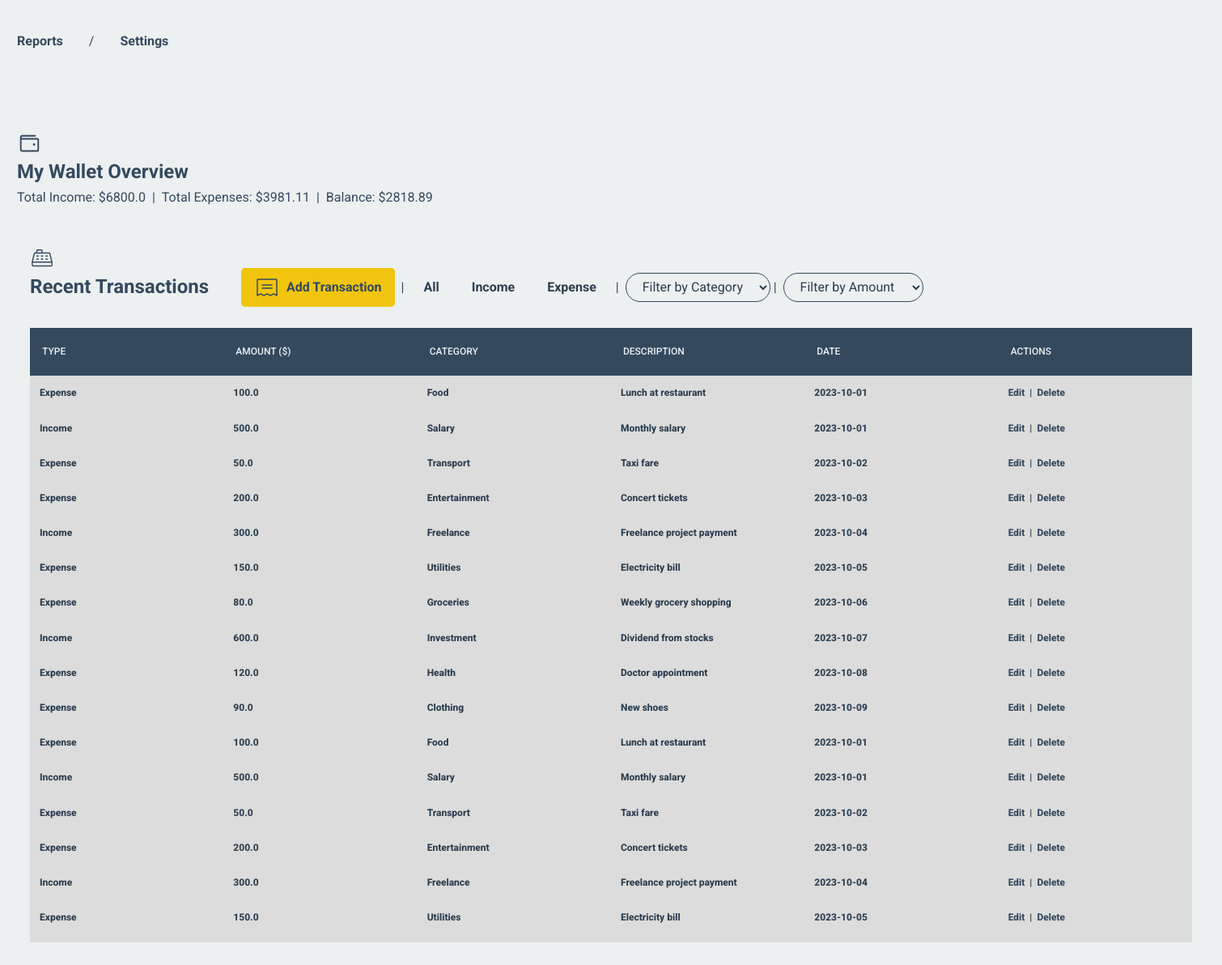
The page / on the database its author committed.
### tables this page shows
CREATE TABLE expenses (
                 id INTEGER PRIMARY KEY AUTOINCREMENT,
                 type TEXT NOT NULL,
                 amount REAL NOT NULL,
                 category TEXT,
                 description TEXT,
                 expense_date DATE,
                 created_at TIMESTAMP DEFAULT CURRENT_TIMESTAMP,
                 updated_at TIMESTAMP DEFAULT CURRENT_TIMESTAMP
                                    );

### main.py (the view)
@app.route('/')
def home_page():
    data = expense_data() # type: ignore
    return render_template(
        'index.html',
        expenses=data["expenses"],
        categories=data["categories"],
        summary=data["summary"]
    )

### db.py (called while the page is built)
def connect_to_db():
    try:
        conn = sqlite3.connect('broke_no_more.db')
        cursor = conn.cursor()
        print("Connected to the database successfully")
        cursor.execute("""
                 CREATE TABLE IF NOT EXISTS expenses (
                 id INTEGER PRIMARY KEY AUTOINCREMENT,
                 type TEXT NOT NULL,
                 amount REAL NOT NULL,
                 category TEXT,
                 description TEXT,
                 expense_date DATE,
                 created_at TIMESTAMP DEFAULT CURRENT_TIMESTAMP,
                 updated_at TIMESTAMP DEFAULT CURRENT_TIMESTAMP
                                    );
                """)
        conn.commit()
        print("Expenses table is ready.")
        return conn
    except Exception as e:
        print(f"An error occurred: {e}")
        return False

### templates/index.html (shortened to what this page needs)
<!DOCTYPE html>
<html lang="en">
  <head>
    <link
      rel="stylesheet"
      href="{{ url_for('static', filename='css/main.css') }}"
    />
  </head>
  <body>
    <nav>
      <ul>
        <li><a href="/reports">Reports</a></li> /
        <li><a href="/settings">Settings</a></li>
      </ul>
    </nav>
    <section id="overview">
      <div class="icon">
        <img src="/static/icons/wallet.svg" alt="Wallet Icon" />
        <h1>My Wallet Overview</h1>
      </div>
      <div class="totals">
        <p>Total Income: ${{ summary.total_income }}</p>
        |
        <p>Total Expenses: ${{ summary.total_expense }}</p>
        |
        <p>
          Balance:
          <span>
            ${{ summary.balance }}
          </span>
        </p>
      </div>
    </section>
    <section id="records">
      <div class="filter-buttons">
        <div class="header-row">
          <div class="icon">
            <img src="/static/icons/transactions.svg" alt="Transactions Icon" />
            <h2>Recent Transactions</h2>
          </div>
        </div>
        <div class="btns">
          <a href="/add" class="add-btn">
            <img src="/static/icons/add-expense.svg" alt="Add Icon">
            Add Transaction
          </a> |
          <button>All</button>
          <button>Income</button>
          <button>Expense</button> |
        </div>
        <div class="category-filter">
          <select id="categorySelect">
            <option value="none" disabled selected>Filter by Category</option>
          </select> |
        </div>
       <div class="advanced-filters category-filter">
        <select name="advancedFilters" id="advancedFilters">
          <option value="sort-by-amount" >Filter by Amount</option>
        </select>
        </div>
    </div>
    <div class="tbl-header">
    <table cellpadding="0" cellspacing="0" border="0">
      <thead>
        <tr>
          <th>Type</th>
            <th>Amount ($)</th>
            <th>Category</th>
            <th>Description</th>
            <th>Date</th>
            <th>Actions</th>
        </tr>
      </thead>
    </table>
  </div>
  <div class="tbl-content">
    <table cellpadding="0" cellspacing="0" border="0">
      <tbody>
          <tbody>
          {% if expenses %} {% for expense in expenses %}
          <tr>
            <td>{{ expense.type }}</td>
            <td>{{ expense.amount }}</td>
            <td>{{ expense.category }}</td>
            <td class="description">{{ expense.description if expense.description else "No description"}}</td>
            <td>{{ expense.date }}</td>
            <td class="actions">
              <a href="/edit/{{ expense.id }}">Edit</a> |
              <a href="/delete/{{ expense.id }}" onclick="return confirm('Are you sure you want to delete this transaction?');">Delete</a>
            </td>
          </tr>
          {% endfor %} {% else %}
          <tr>
            <td colspan="7" style="text-align: center">
              👀 Your wallet is empty… time to add some expenses or income!
            </td>
          </tr>
          {% endif %}
        </tbody>
      </tbody>
    </table>
  </div>
    </section>
  </body>
</html>

### static/css/main.css (style rules this page uses)
nav { width: var(--max-width); top: 1%; left: 50%; transform: translateX(-50%); background-color: var(--neutral-light); position: fixed; padding: 1rem; text-align: center; z-index: 1000; }
nav ul { list-style: none; display: flex; justify-content: left; gap: 2rem; }
nav ul li a { color: var(--neutral-dark); text-decoration: none; font-weight: bold; transition: color 0.3s ease; }
#overview { margin: 10% auto 0; width: 100%; display: flex; flex-direction: column; justify-content: space-around; align-items: start; }
#overview .icon { display: flex; flex-direction: column; justify-content: center; align-items: start; }
#overview .icon img { width: 30px; height: 30px; object-fit: contain; margin-right: 1rem; }
#overview .icon h1 { font-size: 1.5rem; font-weight: 700; }
#overview .totals { display: flex; justify-content: left; gap: 0.5em; }
#records { margin: 2rem auto; width: 100%; max-width: var(--max-width); padding: 1rem; }
#records .icon { display: flex; flex-direction: column; justify-content: center; align-items: start; padding-bottom: 2em; }
#records .icon img { width: 30px; height: 30px; object-fit: contain; }
#records .category-filter select { padding: 0.4em 1em; font-size: 1rem; border: 1px solid var(--neutral-dark); border-radius: 9999px; background-color: transparent; outline: none; color: var(--secondary-color); cursor: pointer; transition: border-color 0.3s ease; }
#records .filter-buttons { width: fit-content; display: flex; justify-content: left; align-items: center; gap: 0.5em; }
.filter-buttons .btns { display: flex; justify-content: left; align-items: center; margin-left: 2em; gap: 0.5em; }
.filter-buttons .btns button { background-color: transparent; overflow: hidden; font-weight: 700; font-size: 1rem; border: none; color: var(--secondary-color); border: none; padding: 0.5em 1em; border-radius: 0.3em; cursor: pointer; transition: background-color 0.3s ease; }
.filter-buttons .btns .add-btn { text-decoration: none; padding: 0.5em 1em; border-radius: 0.3em; font-weight: 700; font-size: 1rem; display: flex; justify-content: center; align-items: center; gap: 0.5em; background-color: var(--accent-color); color: var(--neutral-dark); border: none; cursor: pointer; transition: letter-spacing 0.3s ease; }
table { width: 100%; table-layout: fixed; border-collapse: collapse; }
.tbl-header { background-color: var(--neutral-dark); }
.tbl-content { height: 700px; overflow-x: auto; margin-top: 0px; }
.tbl-content .actions { display: flex; justify-content: left; align-items: center; gap: 0.5em; }
.tbl-content .actions a { outline: none; text-decoration: none; color: var(--neutral-dark); }
th { padding: 20px 15px; text-align: left; font-weight: 500; font-size: 12px; color: var(--neutral-light); text-transform: uppercase; }
td { padding: 1em; overflow: hidden; text-overflow: ellipsis; white-space: nowrap; vertical-align: middle; font-weight: 800; text-align: left; font-size: 12px; background-color: #dcdcdc; color: var(--secondary-color); }

### static/css/root.css (style rules this page uses)
*,*::before,*::after { margin: 0; padding: 0; box-sizing: border-box; }
button,input,select,textarea { font-family: inherit; }
:root { --primary-color: #2ecc71; --secondary-color: #2c3e50; --accent-color: #f1c40f; --neutral-light: #ecf0f1; --neutral-dark: #34495e; --error-color: #e74c3c; --success-color: #27ae60; --max-width: 1500px; }
body { font-family: 'Roboto', sans-serif; background-color: var(--neutral-light); color: var(--neutral-dark); line-height: 1.6; padding: 1rem; width: var(--max-width); margin: 0 auto ; }

### rows shown on the page
expenses: type "Expense", amount "100.0", category "Food", description "Lunch at restaurant", date "2023-10-01"
expenses: type "Income", amount "500.0", category "Salary", description "Monthly salary", date "2023-10-01"
expenses: type "Expense", amount "50.0", category "Transport", description "Taxi fare", date "2023-10-02"
expenses: type "Expense", amount "200.0", category "Entertainment", description "Concert tickets", date "2023-10-03"
expenses: type "Income", amount "300.0", category "Freelance", description "Freelance project payment", date "2023-10-04"
expenses: type "Expense", amount "150.0", category "Utilities", description "Electricity bill", date "2023-10-05"
expenses: type "Expense", amount "80.0", category "Groceries", description "Weekly grocery shopping", date "2023-10-06"
expenses: type "Income", amount "600.0", category "Investment", description "Dividend from stocks", date "2023-10-07"
expenses: type "Expense", amount "120.0", category "Health", description "Doctor appointment", date "2023-10-08"
expenses: type "Expense", amount "90.0", category "Clothing", description "New shoes", date "2023-10-09"
expenses: type "Expense", amount "100.0", category "Food", description "Lunch at restaurant", date "2023-10-01"
expenses: type "Income", amount "500.0", category "Salary", description "Monthly salary", date "2023-10-01"
expenses: type "Expense", amount "50.0", category "Transport", description "Taxi fare", date "2023-10-02"
expenses: type "Expense", amount "200.0", category "Entertainment", description "Concert tickets", date "2023-10-03"
expenses: type "Income", amount "300.0", category "Freelance", description "Freelance project payment", date "2023-10-04"
expenses: type "Expense", amount "150.0", category "Utilities", description "Electricity bill", date "2023-10-05"

### other values the page prints
{{ summary.total_income }} "6800.0"
{{ summary.total_expense }} "3981.11"
{{ summary.balance }} "2818.89"
